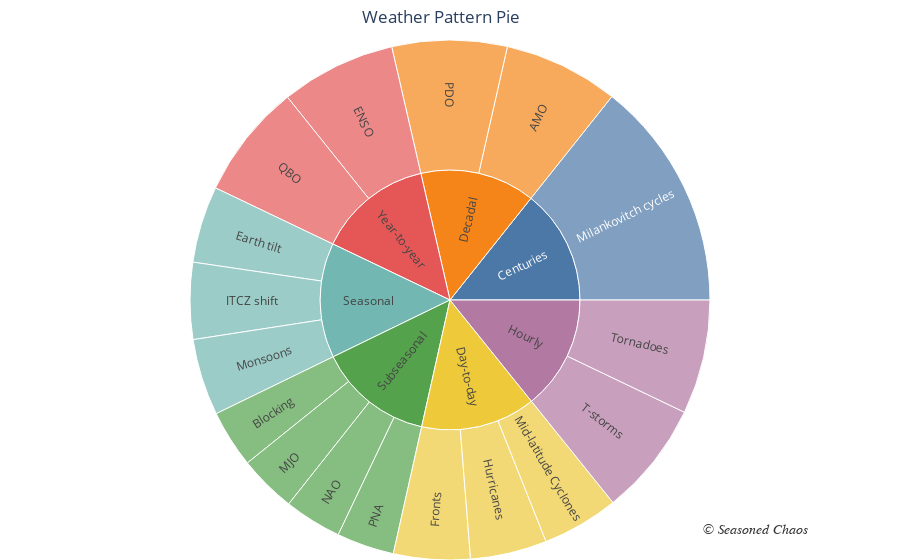

Here is the notebook cell this chart was saved with:
### Code cell
import plotly.express as px

my_text = ['Atlantic Multidecadal Oscillation: phase of North Atlantic Ocean sea surface temperatures',
           'Obstruction of west-to-east flow; see previous blog!', 
           'El Nino-Southern Oscillation: phase of tropical Pacific sea surface temperatures',
           'Hemisphere receives more or less direct sunlight in summer or winter months, repectively',
           'Movement of air masses; types are cold, warm, stationary, occluded',
           'Strong, closed low pressure system that originates in the tropics',
           'Inter-Tropical Convergence Zone: belt of clouds & storminess that circles the globe & follows trade winds',
           'Madden-Julian Oscillation; our topic of this blog!','Low pressure system outside the tropics',
           'Earth\'s eccentricity (orbit), obliquity (change in tilt), & precession (wobble)',
           'Reversal of winds accompanied by corresponding changes in precipitation',
           'North Atlantic Oscillation: fluctuations in atmospheric pressure at sea level between the Icelandic Low (N Atl.) and the Azores High (subtropical Atl.)',
           'Pacific Decadal Oscillation: phase of North Pacific sea surface temperatures',
           'Pacific-North American pattern: fluctuations in upper-level pressure between eastern N. Pac and North America',
           'Quasi-biennial Oscillation: fluctuation in direction (east-to-west or west-to-east) of equatorial winds in the stratosphere; usually reverses every 2 years',
           'Thunderstorm, the thing that scares your dog','Rapidly rotating column of air that touches ground',
           'Forecasting out hundreds and thousands of years, past the time a human lives',
           'Forecasting weather for today vs. tomorrow vs. Friday','Forecasting out decades',
           'Forecasting out hours','Forecasting out a season, like summer or winter',
           'Forecasting out past two weeks but no longer than a few months','Forecasting a general season for this year vs. next year']

fig = px.sunburst(df, path=['Timescale','Processes'], values='size', color_discrete_sequence=px.colors.qualitative.T10)
fig.update_traces(insidetextorientation='radial')
fig.update_traces(customdata=my_text,hovertemplate="%{customdata}")
fig.update_layout(title={
        'text': "Weather Pattern Pie",
        'y':0.98,
        'x':0.49,
        'xanchor': 'center',
        'yanchor': 'top'})
# -*- coding: utf-8 -*-
fig.add_annotation(
            x=0.9,
            y=0.04,
            xref="paper",
            yref="paper",
            text="<i>\xa9 Seasoned Chaos</i>",
            showarrow=False, opacity=.8,
            font=dict(
                family="Dill Alternate,monospace",
                size=14,
                color="black"
            ))
fig.update_layout(margin = dict(t=40, l=0, r=0, b=0))
fig.show(renderer='plotly_mimetype')

### Figure 1 — Plotly figure (JSON) as saved in the notebook; plotly's stock layout.template omitted (floating-point values rounded to 4 significant figures)
{"data": [{"branchvalues": "total", "customdata": ["Atlantic Multidecadal Oscillation: phase of North Atlantic Ocean sea surface temperatures", "Obstruction of west-to-east flow; see previous blog!", "El Nino-Southern Oscillation: phase of tropical Pacific sea surface temperatures", "Hemisphere receives more or less direct sunlight in summer or winter months, repectively", "Movement of air masses; types are cold, warm, stationary, occluded", "Strong, closed low pressure system that originates in the tropics", "Inter-Tropical Convergence Zone: belt of clouds & storminess that circles the globe & follows trade winds", "Madden-Julian Oscillation; our topic of this blog!", "Low pressure system outside the tropics", "Earth's eccentricity (orbit), obliquity (change in tilt), & precession (wobble)", "Reversal of winds accompanied by corresponding changes in precipitation", "North Atlantic Oscillation: fluctuations in atmospheric pressure at sea level between the Icelandic Low (N Atl.) and the Azores High (subtropical Atl.)", "Pacific Decadal Oscillation: phase of North Pacific sea surface temperatures", "Pacific-North American pattern: fluctuations in upper-level pressure between eastern N. Pac and North America", "Quasi-biennial Oscillation: fluctuation in direction (east-to-west or west-to-east) of equatorial winds in the stratosphere; usually reverses every 2 years", "Thunderstorm, the thing that scares your dog", "Rapidly rotating column of air that touches ground", "Forecasting out hundreds and thousands of years, past the time a human lives", "Forecasting weather for today vs. tomorrow vs. Friday", "Forecasting out decades", "Forecasting out hours", "Forecasting out a season, like summer or winter", "Forecasting out past two weeks but no longer than a few months", "Forecasting a general season for this year vs. next year"], "domain": {"x": [0, 1], "y": [0, 1]}, "hoverlabel": {"namelength": 0}, "hovertemplate": "%{customdata}", "ids": ["Decadal/AMO", "Subseasonal/Blocking", "Year-to-year/ENSO", "Seasonal/Earth tilt", "Day-to-day/Fronts", "Day-to-day/Hurricanes", "Seasonal/ITCZ shift", "Subseasonal/MJO", "Day-to-day/Mid-latitude Cyclones", "Centuries/Milankovitch cycles", "Seasonal/Monsoons", "Subseasonal/NAO", "Decadal/PDO", "Subseasonal/PNA", "Year-to-year/QBO", "Hourly/T-storms", "Hourly/Tornadoes", "Centuries", "Day-to-day", "Decadal", "Hourly", "Seasonal", "Subseasonal", "Year-to-year"], "insidetextorientation": "radial", "labels": ["AMO", "Blocking", "ENSO", "Earth tilt", "Fronts", "Hurricanes", "ITCZ shift", "MJO", "Mid-latitude Cyclones", "Milankovitch cycles", "Monsoons", "NAO", "PDO", "PNA", "QBO", "T-storms", "Tornadoes", "Centuries", "Day-to-day", "Decadal", "Hourly", "Seasonal", "Subseasonal", "Year-to-year"], "name": "", "parents": ["Decadal", "Subseasonal", "Year-to-year", "Seasonal", "Day-to-day", "Day-to-day", "Seasonal", "Subseasonal", "Day-to-day", "Centuries", "Seasonal", "Subseasonal", "Decadal", "Subseasonal", "Year-to-year", "Hourly", "Hourly", "", "", "", "", "", "", ""], "type": "sunburst", "values": [50, 24.99, 50, 33.33, 33.3, 33.3, 33.33, 24.99, 33.3, 100, 33.33, 24.99, 50, 24.99, 50, 49.7, 49.7, 100, 99.9, 100, 99.4, 100.0, 99.96, 100]}], "layout": {"annotations": [{"font": {"color": "black", "family": "Dill Alternate,monospace", "size": 14}, "opacity": 0.8, "showarrow": false, "text": "<i>© Seasoned Chaos</i>", "x": 0.9, "xref": "paper", "y": 0.04, "yref": "paper"}], "autosize": true, "legend": {"tracegroupgap": 0}, "margin": {"b": 0, "l": 0, "r": 0, "t": 40}, "sunburstcolorway": ["#4C78A8", "#F58518", "#E45756", "#72B7B2", "#54A24B", "#EECA3B", "#B279A2", "#FF9DA6", "#9D755D", "#BAB0AC"], "title": {"text": "Weather Pattern Pie", "x": 0.49, "xanchor": "center", "y": 0.98, "yanchor": "top"}}}
